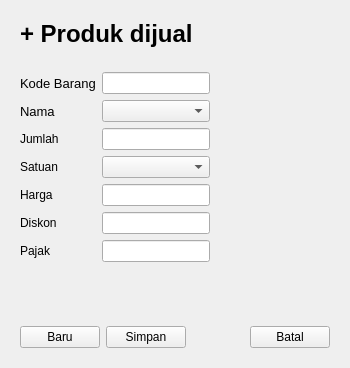
             <widget class="QWidget" name="st_Penjualan_PenawaranHarga_Baru_TambahProduk">
              <layout class="QVBoxLayout" name="verticalLayout_7">
               <item>
                <widget class="QFrame" name="fr_Penjualan_OrderPenjualan_TambahProduk_Judul">
                 <property name="sizePolicy">
                  <sizepolicy hsizetype="Preferred" vsizetype="Maximum">
                   <horstretch>0</horstretch>
                   <verstretch>0</verstretch>
                  </sizepolicy>
                 </property>
                 <property name="frameShape">
                  <enum>QFrame::NoFrame</enum>
                 </property>
                 <property name="frameShadow">
                  <enum>QFrame::Raised</enum>
                 </property>
                 <layout class="QGridLayout" name="gridLayout_2">
                  <item row="0" column="0">
                   <widget class="QLabel" name="lb_Penjualan_OrderPenjualan_TambahProduk_Judul">
                    <property name="sizePolicy">
                     <sizepolicy hsizetype="Preferred" vsizetype="Maximum">
                      <horstretch>0</horstretch>
                      <verstretch>0</verstretch>
                     </sizepolicy>
                    </property>
                    <property name="font">
                     <font>
                      <pointsize>18</pointsize>
                      <weight>75</weight>
                      <bold>true</bold>
                     </font>
                    </property>
                    <property name="text">
                     <string>+ Produk dijual</string>
                    </property>
                   </widget>
                  </item>
                 </layout>
                </widget>
               </item>
               <item>
                <widget class="QFrame" name="fr_Penjualan_OrderPenjualan_TambahProduk_Input">
                 <property name="frameShape">
                  <enum>QFrame::NoFrame</enum>
                 </property>
                 <property name="frameShadow">
                  <enum>QFrame::Raised</enum>
                 </property>
                 <layout class="QGridLayout" name="gridLayout_3">
                  <item row="2" column="1">
                   <widget class="QLineEdit" name="le_Penjualan_OrderPenjualan_TambahProduk_Input_Jumlah"/>
                  </item>
                  <item row="1" column="0">
                   <widget class="QLabel" name="lb_Penjualan_OrderPenjualan_TambahProduk_Input_Nama">
                    <property name="font">
                     <font>
                      <pointsize>10</pointsize>
                     </font>
                    </property>
                    <property name="text">
                     <string>Nama</string>
                    </property>
                   </widget>
                  </item>
                  <item row="8" column="0">
                   <widget class="QLabel" name="lb_Penjualan_OrderPenjualan_TambahProduk_Input_Diskon">
                    <property name="font">
                     <font>
                      <pointsize>9</pointsize>
                     </font>
                    </property>
                    <property name="text">
                     <string>Diskon</string>
                    </property>
                   </widget>
                  </item>
                  <item row="4" column="0">
                   <widget class="QLabel" name="lb_Penjualan_OrderPenjualan_TambahProduk_Input_Harga">
                    <property name="font">
                     <font>
                      <pointsize>9</pointsize>
                     </font>
                    </property>
                    <property name="text">
                     <string>Harga</string>
                    </property>
                   </widget>
                  </item>
                  <item row="0" column="0">
                   <widget class="QLabel" name="lb_Penjualan_OrderPenjualan_TambahProduk_Input_Kode">
                    <property name="font">
                     <font>
                      <pointsize>10</pointsize>
                     </font>
                    </property>
                    <property name="text">
                     <string>Kode Barang</string>
                    </property>
                   </widget>
                  </item>
                  <item row="2" column="0">
                   <widget class="QLabel" name="lb_Penjualan_OrderPenjualan_TambahProduk_Input_Jumlah">
                    <property name="font">
                     <font>
                      <pointsize>9</pointsize>
                     </font>
                    </property>
                    <property name="text">
                     <string>Jumlah</string>
                    </property>
                   </widget>
                  </item>
                  <item row="9" column="0">
                   <widget class="QLabel" name="lb_Penjualan_OrderPenjualan_TambahProduk_Input_Pajak">
                    <property name="font">
                     <font>
                      <pointsize>9</pointsize>
                     </font>
                    </property>
                    <property name="text">
                     <string>Pajak</string>
                    </property>
                   </widget>
                  </item>
                  <item row="3" column="0">
                   <widget class="QLabel" name="lb_Penjualan_OrderPenjualan_TambahProduk_Input_Satuan">
                    <property name="font">
                     <font>
                      <pointsize>9</pointsize>
                     </font>
                    </property>
                    <property name="text">
                     <string>Satuan</string>
                    </property>
                   </widget>
                  </item>
                  <item row="10" column="0">
                   <spacer name="vs_Penjualan_OrderPenjualan_TambahProduk_Input">
                    <property name="orientation">
                     <enum>Qt::Vertical</enum>
                    </property>
                    <property name="sizeHint" stdset="0">
                     <size>
                      <width>20</width>
                      <height>40</height>
                     </size>
                    </property>
                   </spacer>
                  </item>
                  <item row="0" column="4">
                   <spacer name="hs_Penjualan_OrderPenjualan_TambahProduk_Input_right">
                    <property name="orientation">
                     <enum>Qt::Horizontal</enum>
                    </property>
                    <property name="sizeHint" stdset="0">
                     <size>
                      <width>40</width>
                      <height>20</height>
                     </size>
                    </property>
                   </spacer>
                  </item>
                  <item row="0" column="1">
                   <widget class="QLineEdit" name="le_Penjualan_OrderPenjualan_TambahProduk_Input_Kode"/>
                  </item>
                  <item row="4" column="1">
                   <widget class="QLineEdit" name="le_Penjualan_OrderPenjualan_TambahProduk_Input_Harga"/>
                  </item>
                  <item row="8" column="1">
                   <widget class="QLineEdit" name="le_Penjualan_OrderPenjualan_TambahProduk_Input_Diskon"/>
                  </item>
                  <item row="9" column="1">
                   <widget class="QLineEdit" name="le_Penjualan_OrderPenjualan_TambahProduk_Input_Pajak"/>
                  </item>
                  <item row="3" column="1">
                   <widget class="QComboBox" name="cb_Penjualan_OrderPenjualan_TambahProduk_Input_Satuan">
                    <property name="editable">
                     <bool>false</bool>
                    </property>
                    <property name="insertPolicy">
                     <enum>QComboBox::InsertAtBottom</enum>
                    </property>
                   </widget>
                  </item>
                  <item row="0" column="3">
                   <spacer name="hs_Penjualan_OrderPenjualan_TambahProduk_Input_mid">
                    <property name="orientation">
                     <enum>Qt::Horizontal</enum>
                    </property>
                    <property name="sizeHint" stdset="0">
                     <size>
                      <width>40</width>
                      <height>20</height>
                     </size>
                    </property>
                   </spacer>
                  </item>
                  <item row="0" column="2">
                   <spacer name="hs_Penjualan_OrderPenjualan_TambahProduk_Input_left">
                    <property name="orientation">
                     <enum>Qt::Horizontal</enum>
                    </property>
                    <property name="sizeHint" stdset="0">
                     <size>
                      <width>40</width>
                      <height>20</height>
                     </size>
                    </property>
                   </spacer>
                  </item>
                  <item row="1" column="1">
                   <widget class="QComboBox" name="cb_Penjualan_OrderPenjualan_TambahProduk_Input_Nama"/>
                  </item>
                 </layout>
                </widget>
               </item>
               <item>
                <widget class="QFrame" name="fr_Penjualan_OrderPenjualan_TambahProduk_Tombol">
                 <property name="sizePolicy">
                  <sizepolicy hsizetype="Preferred" vsizetype="Maximum">
                   <horstretch>0</horstretch>
                   <verstretch>0</verstretch>
                  </sizepolicy>
                 </property>
                 <property name="frameShape">
                  <enum>QFrame::NoFrame</enum>
                 </property>
                 <property name="frameShadow">
                  <enum>QFrame::Raised</enum>
                 </property>
                 <layout class="QHBoxLayout" name="horizontalLayout_3">
                  <item>
                   <widget class="QPushButton" name="tb_Penjualan_OrderPenjualan_TambahProduk_Baru">
                    <property name="text">
                     <string>Baru</string>
                    </property>
                   </widget>
                  </item>
                  <item>
                   <widget class="QPushButton" name="tb_Penjualan_OrderPenjualan_TambahProduk_Simpan">
                    <property name="text">
                     <string>Simpan</string>
                    </property>
                   </widget>
                  </item>
                  <item>
                   <spacer name="hs_Penjualan_OrderPenjualan_TambahProduk_Tombol">
                    <property name="orientation">
                     <enum>Qt::Horizontal</enum>
                    </property>
                    <property name="sizeHint" stdset="0">
                     <size>
                      <width>40</width>
                      <height>20</height>
                     </size>
                    </property>
                   </spacer>
                  </item>
                  <item>
                   <widget class="QPushButton" name="tb_Penjualan_OrderPenjualan_TambahProduk_Batal">
                    <property name="text">
                     <string>Batal</string>
                    </property>
                   </widget>
                  </item>
                 </layout>
                </widget>
               </item>
              </layout>
             </widget>
